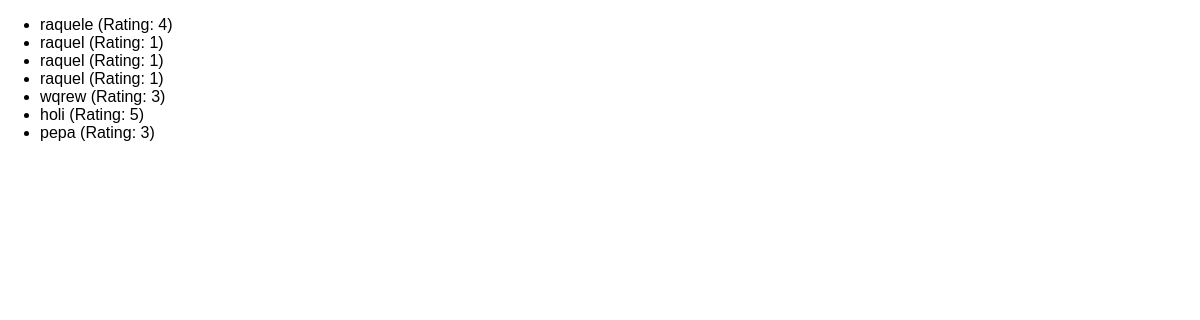
Page /reviews on the earlier database version.
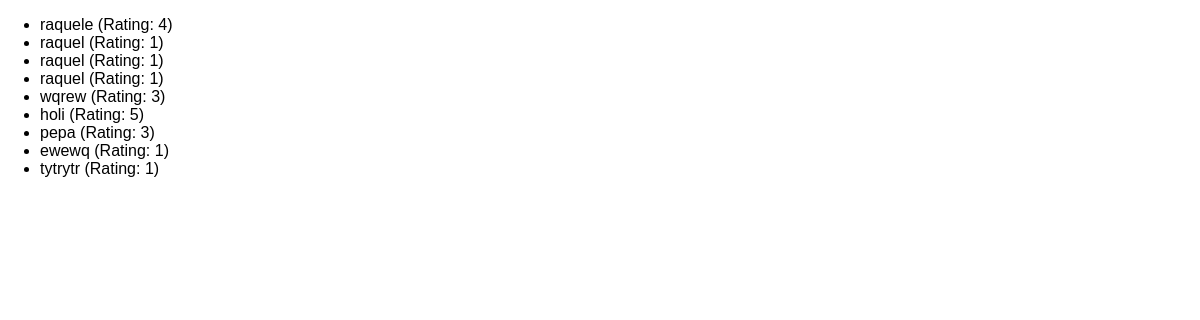
Same page on the later database version.
### reviews/models.py (models this page shows)
class Review(models.Model):
    user_name = models.CharField(max_length=100)
    review_text = models.TextField(max_length=200)
    rating = models.IntegerField()

### reviews/views.py (the view)
# urls.py: path('reviews', views.ReviewsListView.as_view()),
class ReviewsListView(ListView):
    template_name = "reviews/review_list.html"  # Plantilla a utilizar
    model = Review  # Especificamos el modelo a listar
    context_object_name = "reviews"  # Nombre de la variable que contendrá las reseñas en la plantilla

### reviews/templates/reviews/review_list.html (shortened to what this page needs)
{% extends "reviews/base.html" %}
{% block content %}
<ul>
    {% for review in reviews %}
        <li>{{ review.user_name }} (Rating: {{ review.rating }})</li>
    {% endfor %}
</ul>
{% endblock %}

Differences in the rows shown:
added Review: user_name "ewewq", rating "1"
added Review: user_name "tytrytr", rating "1"
